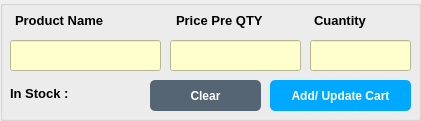
        <widget class="QGroupBox" name="groupBox_7">
         <property name="geometry">
          <rect>
           <x>380</x>
           <y>360</y>
           <width>421</width>
           <height>121</height>
          </rect>
         </property>
         <property name="title">
          <string/>
         </property>
         <widget class="QLineEdit" name="Product_Name_Bill_Area">
          <property name="geometry">
           <rect>
            <x>10</x>
            <y>40</y>
            <width>151</width>
            <height>31</height>
           </rect>
          </property>
          <property name="styleSheet">
           <string notr="true">background-color: rgb(255, 255, 206);</string>
          </property>
         </widget>
         <widget class="QLineEdit" name="Price_PreQty_Bill_Area">
          <property name="geometry">
           <rect>
            <x>170</x>
            <y>40</y>
            <width>131</width>
            <height>31</height>
           </rect>
          </property>
          <property name="styleSheet">
           <string notr="true">background-color: rgb(255, 255, 206);</string>
          </property>
         </widget>
         <widget class="QLineEdit" name="Cuantity_Bill_Area">
          <property name="geometry">
           <rect>
            <x>310</x>
            <y>40</y>
            <width>101</width>
            <height>31</height>
           </rect>
          </property>
          <property name="styleSheet">
           <string notr="true">background-color: rgb(255, 255, 206);</string>
          </property>
         </widget>
         <widget class="QPushButton" name="Cart_Clear_Btn">
          <property name="geometry">
           <rect>
            <x>150</x>
            <y>80</y>
            <width>111</width>
            <height>31</height>
           </rect>
          </property>
          <property name="font">
           <font>
            <weight>75</weight>
            <bold>true</bold>
           </font>
          </property>
          <property name="cursor">
           <cursorShape>PointingHandCursor</cursorShape>
          </property>
          <property name="styleSheet">
           <string notr="true">QPushButton{
  background-color: rgb(86, 101, 115);
  color: rgb(255, 255, 255);
  border-radius: 5px;
}
QPushButton::pressed{
	padding-left:5px;
	padding-top: 5px;
	background-color: rgb(128, 139, 150);
}</string>
          </property>
          <property name="text">
           <string>Clear</string>
          </property>
          <property name="icon">
           <iconset resource="images_rc.qrc">
            <normaloff>:/images/Images/clean.png</normaloff>:/images/Images/clean.png</iconset>
          </property>
         </widget>
         <widget class="QPushButton" name="Add_Update_Cart_Btn">
          <property name="geometry">
           <rect>
            <x>270</x>
            <y>80</y>
            <width>141</width>
            <height>31</height>
           </rect>
          </property>
          <property name="font">
           <font>
            <weight>75</weight>
            <bold>true</bold>
           </font>
          </property>
          <property name="cursor">
           <cursorShape>PointingHandCursor</cursorShape>
          </property>
          <property name="styleSheet">
           <string notr="true">QPushButton{
  background-color:#00a8ff;
  color: rgb(255, 255, 255);
  border-radius: 5px;
}
QPushButton::pressed{
	padding-left:5px;
	padding-top: 5px;
	background-color: rgb(93, 173, 226);
}</string>
          </property>
          <property name="text">
           <string>Add/ Update Cart</string>
          </property>
          <property name="icon">
           <iconset resource="images_rc.qrc">
            <normaloff>:/images/Images/refresh.png</normaloff>:/images/Images/refresh.png</iconset>
          </property>
         </widget>
         <widget class="QLabel" name="label_42">
          <property name="geometry">
           <rect>
            <x>176</x>
            <y>10</y>
            <width>91</width>
            <height>21</height>
           </rect>
          </property>
          <property name="font">
           <font>
            <pointsize>10</pointsize>
            <weight>75</weight>
            <bold>true</bold>
           </font>
          </property>
          <property name="text">
           <string>Price Pre QTY</string>
          </property>
         </widget>
         <widget class="QLabel" name="label_43">
          <property name="geometry">
           <rect>
            <x>15</x>
            <y>10</y>
            <width>91</width>
            <height>21</height>
           </rect>
          </property>
          <property name="font">
           <font>
            <pointsize>10</pointsize>
            <weight>75</weight>
            <bold>true</bold>
           </font>
          </property>
          <property name="text">
           <string>Product Name</string>
          </property>
         </widget>
         <widget class="QLabel" name="label_44">
          <property name="geometry">
           <rect>
            <x>314</x>
            <y>10</y>
            <width>91</width>
            <height>21</height>
           </rect>
          </property>
          <property name="font">
           <font>
            <pointsize>10</pointsize>
            <weight>75</weight>
            <bold>true</bold>
           </font>
          </property>
          <property name="text">
           <string>Cuantity</string>
          </property>
         </widget>
         <widget class="QLabel" name="In_Stock_Title">
          <property name="geometry">
           <rect>
            <x>10</x>
            <y>83</y>
            <width>71</width>
            <height>21</height>
           </rect>
          </property>
          <property name="font">
           <font>
            <pointsize>10</pointsize>
            <weight>75</weight>
            <bold>true</bold>
           </font>
          </property>
          <property name="text">
           <string>In Stock :</string>
          </property>
         </widget>
         <widget class="QLabel" name="In_Stock">
          <property name="geometry">
           <rect>
            <x>84</x>
            <y>84</y>
            <width>51</width>
            <height>20</height>
           </rect>
          </property>
          <property name="font">
           <font>
            <pointsize>12</pointsize>
            <weight>75</weight>
            <bold>true</bold>
           </font>
          </property>
          <property name="styleSheet">
           <string notr="true">color: rgb(255, 0, 0);</string>
          </property>
          <property name="text">
           <string/>
          </property>
         </widget>
        </widget>
